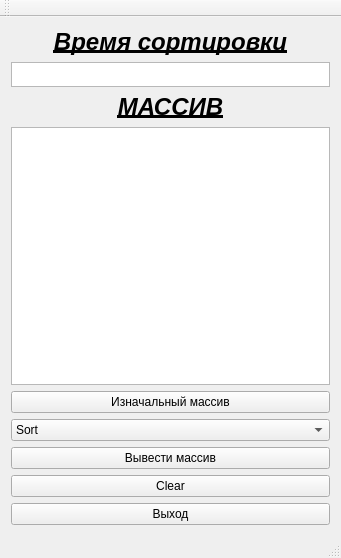
<?xml version="1.0" encoding="UTF-8"?>
<ui version="4.0">
 <class>MainWindow</class>
 <widget class="QMainWindow" name="MainWindow">
  <property name="geometry">
   <rect>
    <x>0</x>
    <y>0</y>
    <width>341</width>
    <height>558</height>
   </rect>
  </property>
  <property name="windowTitle">
   <string>Сортировки</string>
  </property>
  <widget class="QWidget" name="centralWidget">
   <layout class="QGridLayout" name="gridLayout_2">
    <item row="0" column="0">
     <layout class="QGridLayout" name="gridLayout">
      <item row="0" column="0">
       <widget class="QLabel" name="label_2">
        <property name="text">
         <string>&lt;html&gt;&lt;head/&gt;&lt;body&gt;&lt;p align=&quot;center&quot;&gt;&lt;span style=&quot; font-size:18pt; font-weight:600; font-style:italic; text-decoration: underline;&quot;&gt;Время сортировки&lt;/span&gt;&lt;/p&gt;&lt;/body&gt;&lt;/html&gt;</string>
        </property>
       </widget>
      </item>
      <item row="1" column="0">
       <widget class="QTextEdit" name="textEdit_2">
        <property name="minimumSize">
         <size>
          <width>0</width>
          <height>0</height>
         </size>
        </property>
        <property name="maximumSize">
         <size>
          <width>16777215</width>
          <height>25</height>
         </size>
        </property>
       </widget>
      </item>
      <item row="2" column="0">
       <widget class="QLabel" name="label">
        <property name="text">
         <string>&lt;html&gt;&lt;head/&gt;&lt;body&gt;&lt;p align=&quot;center&quot;&gt;&lt;span style=&quot; font-size:18pt; font-weight:600; font-style:italic; text-decoration: underline;&quot;&gt;МАССИВ&lt;/span&gt;&lt;/p&gt;&lt;/body&gt;&lt;/html&gt;</string>
        </property>
       </widget>
      </item>
      <item row="3" column="0">
       <widget class="QTextEdit" name="textEdit">
        <property name="enabled">
         <bool>true</bool>
        </property>
        <property name="readOnly">
         <bool>true</bool>
        </property>
       </widget>
      </item>
      <item row="4" column="0">
       <widget class="QPushButton" name="pushButton_2">
        <property name="text">
         <string>Изначальный массив</string>
        </property>
       </widget>
      </item>
      <item row="5" column="0">
       <widget class="QComboBox" name="comboBox">
        <item>
         <property name="text">
          <string>Sort</string>
         </property>
        </item>
        <item>
         <property name="text">
          <string>Bubble</string>
         </property>
        </item>
        <item>
         <property name="text">
          <string>Sort (inside)</string>
         </property>
        </item>
       </widget>
      </item>
      <item row="6" column="0">
       <widget class="QPushButton" name="pushButton_3">
        <property name="text">
         <string>Вывести массив</string>
        </property>
       </widget>
      </item>
      <item row="7" column="0">
       <widget class="QPushButton" name="pushButton_4">
        <property name="text">
         <string>Clear</string>
        </property>
       </widget>
      </item>
      <item row="8" column="0">
       <widget class="QPushButton" name="pushButton">
        <property name="text">
         <string>Выход</string>
        </property>
       </widget>
      </item>
     </layout>
    </item>
   </layout>
  </widget>
  <widget class="QToolBar" name="mainToolBar">
   <attribute name="toolBarArea">
    <enum>TopToolBarArea</enum>
   </attribute>
   <attribute name="toolBarBreak">
    <bool>false</bool>
   </attribute>
  </widget>
  <widget class="QStatusBar" name="statusBar"/>
 </widget>
 <layoutdefault spacing="6" margin="11"/>
 <resources/>
 <connections>
  <connection>
   <sender>pushButton</sender>
   <signal>clicked()</signal>
   <receiver>MainWindow</receiver>
   <slot>close()</slot>
   <hints>
    <hint type="sourcelabel">
     <x>168</x>
     <y>591</y>
    </hint>
    <hint type="destinationlabel">
     <x>252</x>
     <y>511</y>
    </hint>
   </hints>
  </connection>
  <connection>
   <sender>pushButton_3</sender>
   <signal>clicked()</signal>
   <receiver>textEdit</receiver>
   <slot>paste()</slot>
   <hints>
    <hint type="sourcelabel">
     <x>191</x>
     <y>533</y>
    </hint>
    <hint type="destinationlabel">
     <x>194</x>
     <y>343</y>
    </hint>
   </hints>
  </connection>
 </connections>
</ui>
